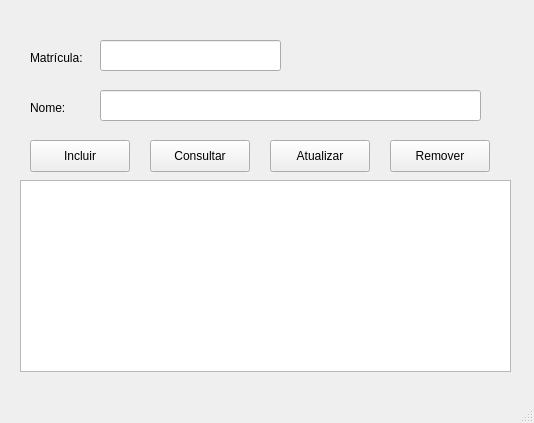
<?xml version="1.0" encoding="UTF-8"?>
<ui version="4.0">
 <class>TelaPrincipalAluno</class>
 <widget class="QMainWindow" name="TelaPrincipalAluno">
  <property name="geometry">
   <rect>
    <x>0</x>
    <y>0</y>
    <width>534</width>
    <height>423</height>
   </rect>
  </property>
  <property name="windowTitle">
   <string>Cadastro de Alunos</string>
  </property>
  <widget class="QWidget" name="centralwidget">
   <widget class="QLineEdit" name="lineEditMatricula">
    <property name="geometry">
     <rect>
      <x>100</x>
      <y>40</y>
      <width>181</width>
      <height>31</height>
     </rect>
    </property>
   </widget>
   <widget class="QLineEdit" name="lineEditNome">
    <property name="geometry">
     <rect>
      <x>100</x>
      <y>90</y>
      <width>381</width>
      <height>31</height>
     </rect>
    </property>
   </widget>
   <widget class="QLabel" name="label">
    <property name="geometry">
     <rect>
      <x>30</x>
      <y>50</y>
      <width>58</width>
      <height>16</height>
     </rect>
    </property>
    <property name="text">
     <string>Matrícula:</string>
    </property>
   </widget>
   <widget class="QLabel" name="label_2">
    <property name="geometry">
     <rect>
      <x>30</x>
      <y>100</y>
      <width>58</width>
      <height>16</height>
     </rect>
    </property>
    <property name="text">
     <string>Nome:</string>
    </property>
   </widget>
   <widget class="QPushButton" name="pushButton">
    <property name="geometry">
     <rect>
      <x>30</x>
      <y>140</y>
      <width>100</width>
      <height>32</height>
     </rect>
    </property>
    <property name="text">
     <string>Incluir</string>
    </property>
   </widget>
   <widget class="QPushButton" name="pushButton_2">
    <property name="geometry">
     <rect>
      <x>150</x>
      <y>140</y>
      <width>100</width>
      <height>32</height>
     </rect>
    </property>
    <property name="text">
     <string>Consultar</string>
    </property>
   </widget>
   <widget class="QPushButton" name="pushButton_3">
    <property name="geometry">
     <rect>
      <x>270</x>
      <y>140</y>
      <width>100</width>
      <height>32</height>
     </rect>
    </property>
    <property name="text">
     <string>Atualizar</string>
    </property>
   </widget>
   <widget class="QPushButton" name="pushButton_4">
    <property name="geometry">
     <rect>
      <x>390</x>
      <y>140</y>
      <width>100</width>
      <height>32</height>
     </rect>
    </property>
    <property name="text">
     <string>Remover</string>
    </property>
   </widget>
   <widget class="QTableView" name="tableViewSaida">
    <property name="geometry">
     <rect>
      <x>20</x>
      <y>180</y>
      <width>491</width>
      <height>192</height>
     </rect>
    </property>
   </widget>
  </widget>
  <widget class="QMenuBar" name="menubar">
   <property name="geometry">
    <rect>
     <x>0</x>
     <y>0</y>
     <width>534</width>
     <height>20</height>
    </rect>
   </property>
  </widget>
  <widget class="QStatusBar" name="statusbar"/>
 </widget>
 <resources/>
 <connections/>
</ui>
